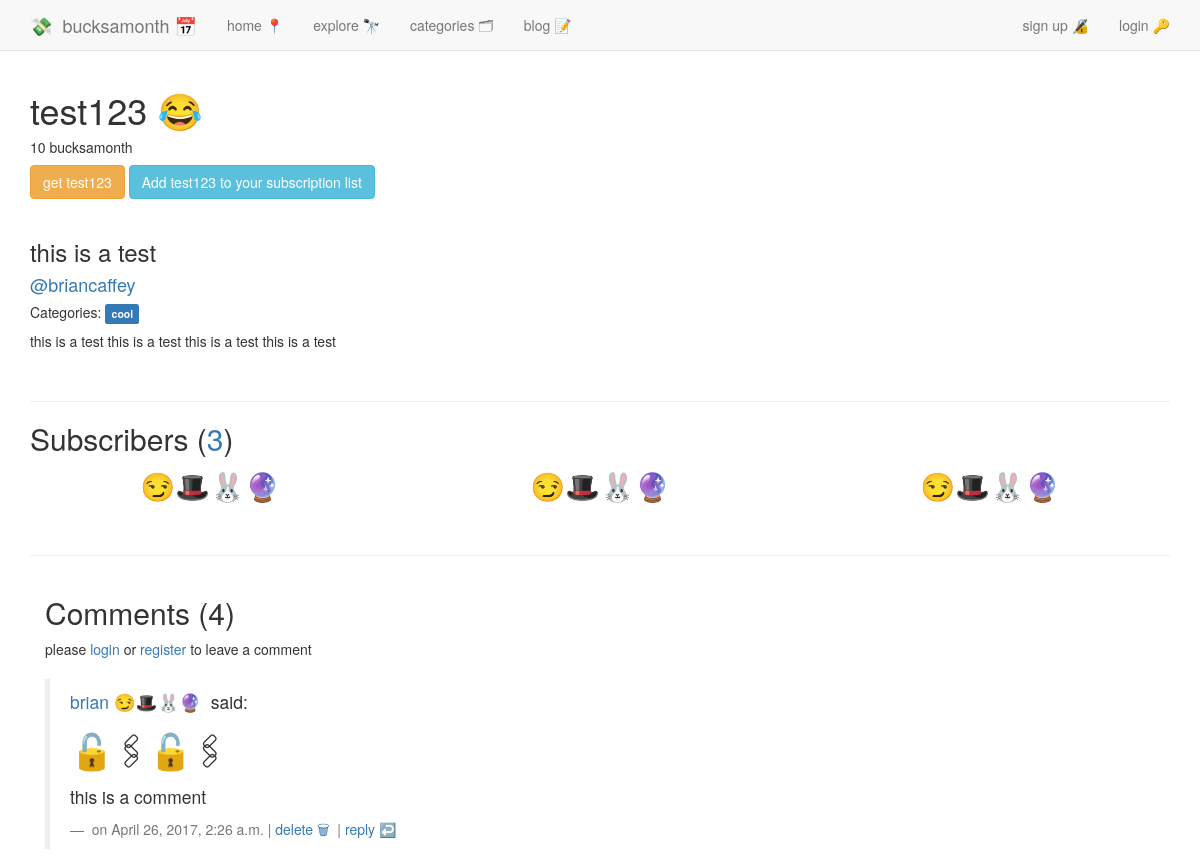
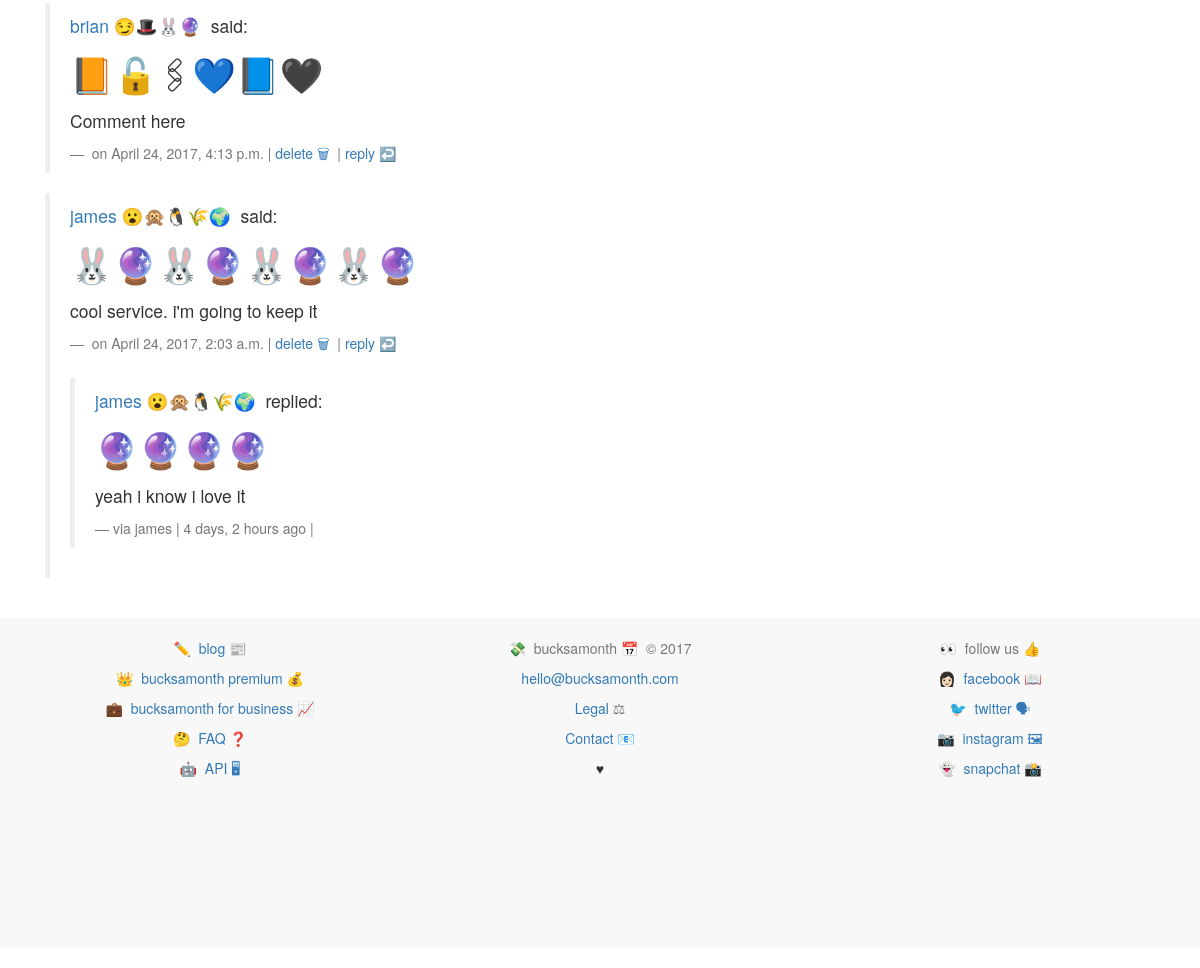
/services/test123/, run on an earlier commit of the app's database (2 pictures, top to bottom).
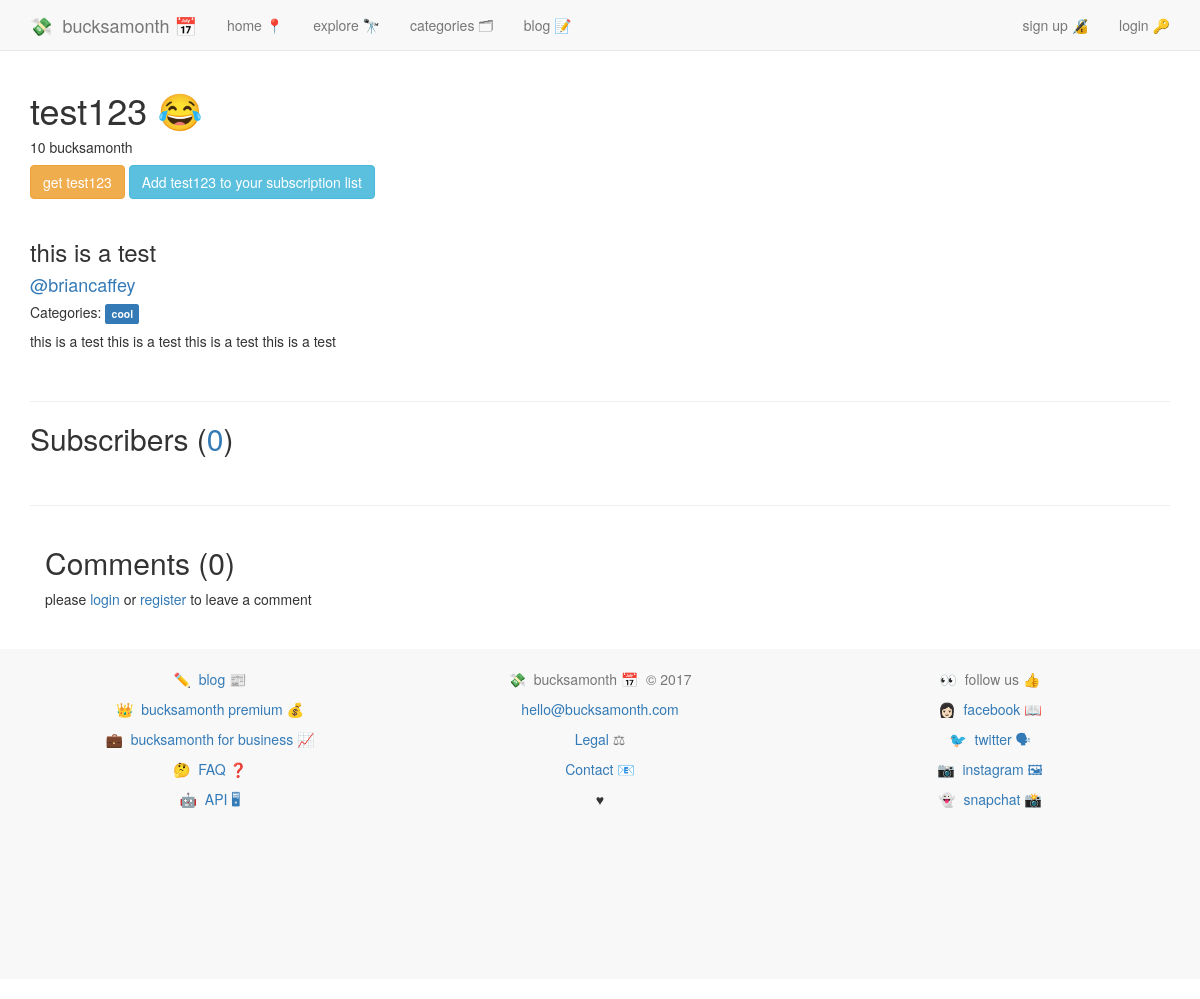
And on a later commit of the database.
### services/models.py (models this page shows, shortened)
class Service(models.Model):
	service_name 			= models.CharField(max_length=140)
	service_slug			= models.SlugField(blank=True)
	url_name 				= models.CharField(max_length=200)
	description_long		= models.CharField(max_length=500, default='')
	description_short		= models.CharField(max_length=140, default='')
	category				= models.ManyToManyField(Category, blank=True)
	featured				= models.BooleanField(default=False)
	date_created 			= models.DateField(auto_now=True)
	bucksamonth 			= models.DecimalField(max_digits=8, decimal_places=2, default=0.00)
	emoji					= models.CharField(max_length=20, default='')
	twitter 				= models.CharField(max_length=100, default='')
	@property
	def get_content_type(self):
		instance = self
		content_type = ContentType.objects.get_for_model(instance.__class__)
		return content_type
	@property
	def comments(self):
		instance = self
		qs = Comment.objects.filter_by_instance(instance)
		return qs

class Subscription(models.Model):
	service 				= models.ForeignKey(Service, on_delete=models.CASCADE, related_name='subscription_service')
	user 					= models.ForeignKey(UserProfile, on_delete=models.CASCADE, related_name="subscribed_user")
	cc_nickname 			= models.CharField(max_length=10)
	bucksamonth 			= models.DecimalField(max_digits=8, decimal_places=2, default=0.00)
	date_created			= models.DateField(default=date.today)
	wishlist				= models.BooleanField(default=False)
	private					= models.BooleanField(default=False)

### categories/models.py (models this page shows)
class Category(models.Model):
    category = models.CharField(max_length=50)
    emoji = models.CharField(max_length=20, null=True, blank=True)
    slug = models.SlugField(unique=True, blank=True, null=True)
    def __str__(self):
        return str(self.category)

### accounts/models.py (models this page shows, shortened)
class UserProfile(models.Model):
	user = models.OneToOneField(User)
	description = models.CharField(max_length=100, default='')
	twitter = models.CharField(max_length=100, default='')
	emoji = models.CharField(max_length=10, default='')
	setup = models.BooleanField(default=False)
	uid = models.CharField(default=uuid.uuid4, max_length=40)
	email_valid = models.BooleanField(default=False)

### comments/models.py (models this page shows, shortened)
class Comment(models.Model):
	user               = models.ForeignKey(settings.AUTH_USER_MODEL, default=1)
	content_type       = models.ForeignKey(ContentType, on_delete=models.CASCADE)
	object_id 	       = models.PositiveIntegerField()
	content_object     = GenericForeignKey('content_type', 'object_id')
	parent 	           = models.ForeignKey("self", null=True, blank=True)
	content            = models.TextField()
	emoji			   = models.CharField(max_length=20, blank=True)
	timestamp          = models.DateTimeField(auto_now_add=True)
	class Meta:
		ordering = ['-timestamp']
	objects = CommentManager()
	def children(self):
		return Comment.objects.filter(parent=self)
	@property
	def is_parent(self):
		if self.parent is not None:
			return False
		return True

### services/views.py (the view, shortened to what this page needs)
# urls.py: url(r'^(?P<service_slug>.+)/$', views.service_detail, name='service_detail'),
def service_detail(request, service_slug):
	instance = get_object_or_404(Service, service_slug=service_slug)
	initial_data = {
		'content_type':instance.get_content_type,
		'object_id':instance.id
	}
	form = CommentForm(request.POST or None, initial=initial_data)
	subscribers = Subscription.objects.filter(service=instance)
	subscribers_count = subscribers.distinct().count()
	comments = instance.comments
	context = {
		'instance':instance,
		'form':form,
		'subscribers':subscribers,
		'subscribers_count':subscribers_count,
		'comments':comments,
	}
	if request.user.is_authenticated():
		user_info = Subscription.objects.filter(service=instance, user=request.user.userprofile).first()
		context['user_info'] = user_info
	return render(request, 'services/service_detail.html', context)

### comments/models.py (called while the page is built)
	def filter_by_instance(self, instance):
		content_type = ContentType.objects.get_for_model(instance.__class__)
		obj_id = instance.id
		qs = super(CommentManager, self).filter(content_type=content_type, object_id=obj_id)
		return qs

### services/templates/services/service_detail.html (shortened to what this page needs)
{% extends 'base.html' %}
{% load crispy_forms_tags %}
{% block content %}
{% include 'nav.html' %}
<div class="container">
<div class="row"><div class="container"><h1>{{ instance.service_name }} {{ instance.emoji }}</h1>
<h5>{{ instance.bucksamonth | floatformat:"0" }} bucksamonth</h5>
<a href="{{ instance.url_name }}" class="btn btn-warning">get {{ instance.service_name }}</a> {% if not user_info %}<a class="btn btn-info" href="{% url 'services:add_service_from_detail_view' service_slug=instance.service_slug %}">Add {{ instance.service_name }} to your subscription list</a>{% endif %}
</div>
</div>
<br />
<h3>{{ instance.description_short }}</h3>
<h4><a href="https://twitter.com/{{ instance.twitter }}">{{ instance.twitter }}</a></h4>
{% if instance.category.all.count > 0 %}<h5>Categories: {% if instance.category %}{% for cat in instance.category.all %}<a href="{% url 'categories:category_view' slug=cat.slug %}"><p class="label label-primary">{{ cat }}</p></a> {% endfor %}{% endif %}</h4>{% endif %}
<p>{{ instance.description_long }}<p>
<br>
<hr>
<h2>Subscribers (<a href="{% url 'services:service_subscribers' service_slug=instance.service_slug %}">{{ subscribers_count }}</a>)</h2>
{% for subscriber in subscribers %}
{% cycle '<div class="row">' '' ''  %}
<div style="text-align:center;" class="col-md-4">
<p style="font-size:2em;"><a href="{% url 'users:view_profile' username=subscriber.user.user.username %}">{{ subscriber.user.emoji }}<br /></a></p>
</div>
{% cycle '' '' '</div>' %}
{% endfor %}
<br />
<hr>
<div class="col-md-8">
<h2>Comments ({{ instance.comments.count }})</h2>
{% if user.is_authenticated %}
<form method="POST" action="{% url 'services:service_detail' service_slug=instance.service_slug %}">
{% csrf_token %}
{{ form }}
<br />
<button class="btn btn-default" type="submit">add 💬</button>
</form>
{% else %}
<span>
please <a href="{% url 'accounts:login' %}">login</a> or <a href="{% url 'accounts:register' %}">register</a> to leave a comment
</span>
{% endif %}
<br /><br />
{% for comment in comments %}
{% if comment.is_parent %}
<blockquote>
<p><span style="font-size:1em;"><a class="link-fancy" href="{% url 'users:view_profile' username=comment.user.username %}">{{ comment.user.username }} {{ comment.user.userprofile.emoji }}</a>&nbsp;&nbsp;said:</span></p>
<p style="font-size:2em;">{{ comment.emoji }}</p>
<p>{{comment.content | linebreaks }}</p>
<small> on {{ comment.timestamp }} | <a href="#">delete 🗑</a>&nbsp;&nbsp;| <a class="comment-reply-btn" href="#">reply ↩️</a></small>
{% endif %}
{% for reply in comment.children %}
<br />
<blockquote>
  <p><span style="font-size:1em;"><a class="link-fancy" href="{% url 'users:view_profile' username=reply.user.username %}">{{ reply.user.username }} {{ reply.user.userprofile.emoji }}</a>&nbsp;&nbsp;replied:</span></p>
  <p style="font-size:2em;">{{ reply.emoji }}</p>
  <p>{{ reply.content }}</p>
  <small>via {{ reply.user }} | {{ reply.timestamp | timesince }} ago | {% if user == reply.user %}<a href="#">delete 🗑</a>{% endif %}</small>
</blockquote>
{% endfor %}
</blockquote>
{% endfor %}
</div>
</div>
{% endblock %}

### templates/base.html (shortened to what this page needs)
{% load static %}
<!DOCTYPE html>
<html lang="en">
  <head>
	<link rel="stylesheet" href="https://maxcdn.bootstrapcdn.com/bootstrap/3.3.7/css/bootstrap.min.css">
	<link rel="stylesheet" href="{% static 'css/main.css' %}">
  </head>
  <body>
  {% block content %}
	{% endblock %}
  {% block footer %}{% include 'footer.html' %}{% endblock %}
  </body>
</html>

### templates/nav.html (shortened to what this page needs)
    <nav class="navbar navbar-default navbar-fixed-top">
      <div class="container">
        <div class="navbar-header">
          <a class="navbar-brand" href="/">💸&nbsp;&nbsp;bucksamonth 📅</a>
        </div>
        <div id="navbar" class="navbar-collapse collapse">
          <ul class="nav navbar-nav" style="text-align:center;">
            <li><a href="/">home 📍</a></li>
            <li><a href="{% url 'services:services' %}">explore 🔭</a></li>
            <li><a href="{% url 'categories:all_categories' %}">categories 🗂</a></li>
            <li><a href="{% url 'blog:index' %}">blog 📝</a></li>
          </ul>
          <ul class="nav navbar-nav navbar-right" style="text-align:center;">
            {% if user.is_authenticated %}
            <li><a href="#">🔔</a></li>
            <li><a type="button" href="#logout" data-toggle="modal" data-target="#myModal-logout">logout 🔓</a></li>
            <li><a href="{% url 'accounts:profile' %}">my subscriptions 📊</a></li>
            {% else %}
            <li><a href="{% url 'accounts:register' %}">sign up 🔏</a></li>
            <li><a href="{% url 'accounts:login' %}">login 🔑</a></li>
            {% endif %}
          </ul>
        </div>
      </div>
    </nav>

### templates/footer.html (shortened to what this page needs)
<br />
<footer style="background-color:#f8f8f8;" class="footer-distributed ">
  <div style="text-align:center;" class="container">
    <br />
  <div class="row">
    <div style="text-decoration:none;" class="col-md-4">
        <div class="footer-left ">
            <div>
                <p><a href="{% url 'blog:index' %}">✏️&nbsp;&nbsp;blog&nbsp;📰</a></p>
                <p><a href="{% url 'FAQ' %}">👑&nbsp;&nbsp;bucksamonth premium&nbsp;💰</a></p>
                <p><a href="{% url 'business' %}">💼&nbsp;&nbsp;bucksamonth for business 📈</a></p>
                <p><a href="{% url 'FAQ' %}">🤔&nbsp;&nbsp;FAQ&nbsp;❓</a></p>
                <p><a href="{% url 'developers' %}">🤖&nbsp;&nbsp;API&nbsp;🖥</a></p>
            </div>
        </div>
      </div>
          <div class="col-md-4">
        <div class="footer-center ">
          <p class="text-muted">💸&nbsp;&nbsp;bucksamonth 📅&nbsp;&nbsp;&copy; 2017</p>
          <p><a href="mailto:hello@bucksamonth.com">hello@bucksamonth.com</a></p>
          <p class="text-muted"><a href="#">Legal </a>⚖</p><p><a href="#">Contact</a>&nbsp;📧</p>
          <p><span id="heart">&hearts;</span></p>
        </div>
      </div>
      <div class="col-md-4">
        <div class="footer-right ">
          <p class="text-muted">👀&nbsp;&nbsp;follow us 👍</p>
          <p><a href="https://facebook.com/bucksamonth">👩🏻&nbsp;&nbsp;facebook 📖</a></p>
          <p><a href="https://twitter.com/bucksamonth">🐦&nbsp;&nbsp;twitter 🗣</a></p>
          <p><a href="https://instagram.com/bucksamonth">📷&nbsp;&nbsp;instagram 🖼</a></p>
          <p><a href="#">👻&nbsp;&nbsp;snapchat 📸</a></p>
        </div>
      </div>
    </div>
    </div>
    <br ><br ><br ><br ><br ><br ><br ><br >
</footer>

### static/css/main.css (style rules this page uses)
body { min-height: 200px; padding-top: 70px; padding-bottom: 20px; }
a { text-decoration: none; }

What changed in the data, as far as the page shows it:
removed Subscription: user.emoji "😏🎩🐰🔮"
removed Subscription: user.emoji "😏🎩🐰🔮"
removed Subscription: user.emoji "😏🎩🐰🔮"
removed Comment: user.username "brian", user.userprofile.emoji "😏🎩🐰🔮", emoji "🔓🖇🔓🖇", content "this is a comment", timestamp "April 26, 2017, 2:26 a.m.", shown under "Comments (4)"
removed Comment: user.username "brian", user.userprofile.emoji "😏🎩🐰🔮", emoji "📙🔓🖇💙📘🖤", content "Comment here", timestamp "April 24, 2017, 4:13 p.m.", shown under "Comments (4)"
removed Comment: user.username "james", user.userprofile.emoji "😮🙊🐧🌾🌍", emoji "🐰🔮🐰🔮🐰🔮🐰🔮", content "cool service. i'm going to keep it", timestamp "April 24, 2017, 2:03 a.m.", shown under "Comments (4)"
removed Comment: user.username "james", user.userprofile.emoji "😮🙊🐧🌾🌍", emoji "🔮🔮🔮🔮", content "yeah i know i love it", user "james", timestamp "4 days, 2 hours"
computed for Service "test123": comments.count "4" → "0"
Also different on the page:
{{ subscribers_count }}: "3" → "0"
